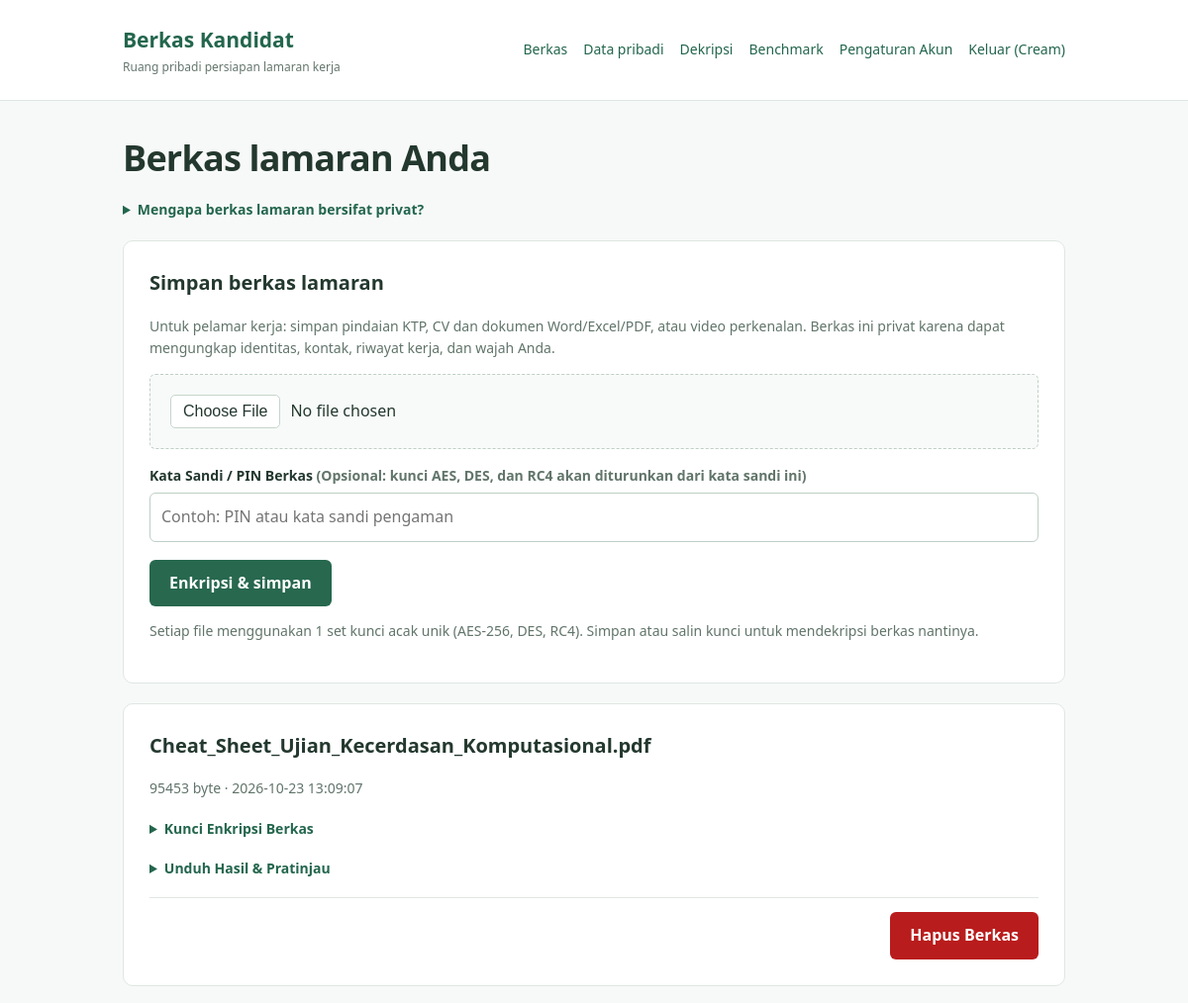
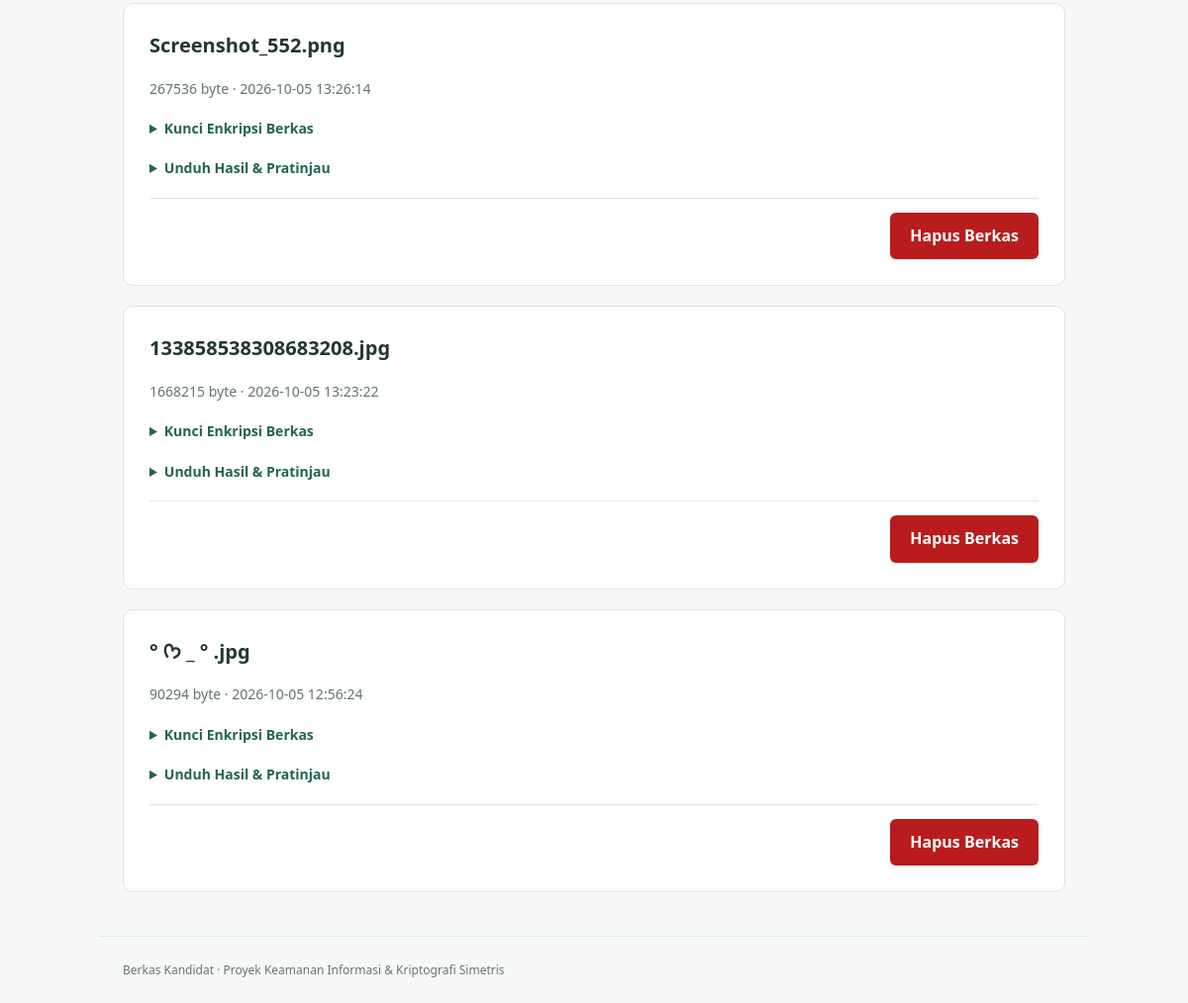
/files (signed in), run on the app's committed database (2 pictures, top to bottom).
### tables this page shows
CREATE TABLE files (
    id INTEGER PRIMARY KEY AUTOINCREMENT,
    user_id INTEGER NOT NULL,
    original_name TEXT NOT NULL,
    mime_type TEXT,
    aes_path TEXT NOT NULL,
    des_path TEXT NOT NULL,
    rc4_path TEXT NOT NULL,
    aes_iv BLOB NOT NULL,
    des_iv BLOB NOT NULL,
    original_size INTEGER NOT NULL,
    created_at TIMESTAMP DEFAULT CURRENT_TIMESTAMP, aes_key BLOB, des_key BLOB, rc4_key BLOB, passphrase_salt BLOB,
    FOREIGN KEY(user_id) REFERENCES users(id)
);

### app/routes.py (the view)
@bp.route("/files")
def files_page():
    if not logged_in():
        return redirect(url_for("main.login"))
    if is_hrd():
        return redirect(url_for("main.hrd_dashboard"))
    db = get_db()
    try:
        files = db.execute(
            "SELECT * FROM files WHERE user_id = ? ORDER BY created_at DESC, id DESC",
            (current_user_id(),)
        ).fetchall()
    finally:
        db.close()
    response = current_app.make_response(render_template("files.html", files=files))
    response.headers["Cache-Control"] = "no-store"
    return response

### app/db.py (called while the page is built)
def get_db():
    db = sqlite3.connect(current_app.config["DATABASE"])
    db.row_factory = sqlite3.Row
    return db

### app/routes.py (called while the page is built)
@bp.app_template_filter("hex")
def hex_filter(value):
    if isinstance(value, (bytes, bytearray)):
        return value.hex()
    if isinstance(value, str):
        return value
    return ""

def logged_in():
    return "user_id" in session

def current_user_id():
    return session.get("user_id")

def current_user_role():
    return session.get("role", "candidate")

def is_hrd():
    return logged_in() and current_user_role() == "hrd"

@bp.app_context_processor
def app_context_data():
    return {
        "developer_enabled": is_developer(),
        "is_hrd": is_hrd(),
        "user_role": current_user_role(),
    }

def is_developer():
    allowed = current_app.config.get("DEVELOPER_USERNAMES", ())
    return logged_in() and session.get("username") in allowed

### app/templates/files.html (shortened to what this page needs)
{% extends "base.html" %}
{% block content %}
  <h1>Berkas lamaran Anda</h1>
  <details class="privacy"><summary>Mengapa berkas lamaran bersifat privat?</summary></details>
  <section class="panel">
    <h2>Simpan berkas lamaran</h2><p class="note">Untuk pelamar kerja: simpan pindaian KTP, CV dan dokumen Word/Excel/PDF, atau video perkenalan. Berkas ini privat karena dapat mengungkap identitas, kontak, riwayat kerja, dan wajah Anda.</p>
    <form action="{{ url_for('main.upload') }}" method="post" enctype="multipart/form-data">
      <input type="file" name="file" required aria-label="Pilih file untuk dienkripsi" accept=".png,.jpg,.jpeg,.webp,.pdf,.doc,.docx,.xls,.xlsx,.mp4,.avi,.mov,.mkv,.webm">
      <label for="passphrase">Kata Sandi / PIN Berkas <span class="note">(Opsional: kunci AES, DES, dan RC4 akan diturunkan dari kata sandi ini)</span></label>
      <input id="passphrase" name="passphrase" type="password" placeholder="Contoh: PIN atau kata sandi pengaman" autocomplete="new-password">
      <button type="submit">Enkripsi & simpan</button>
    </form>
    <p class="note">Setiap file menggunakan 1 set kunci acak unik (AES-256, DES, RC4). Simpan atau salin kunci untuk mendekripsi berkas nantinya.</p>
  </section>
  {% for file in files %}
  {% set extension = file['original_name'].rsplit('.', 1)[-1]|lower %}
  {% set is_image = extension in ['png', 'jpg', 'jpeg', 'webp'] %}
  <article>
    <h2>{{ file['original_name'] }}</h2><p class="note">{{ file['original_size'] }} byte · {{ file['created_at'] }}</p>
    <details class="file-keys">
      <summary>Kunci Enkripsi Berkas</summary>
    </details>
    <details class="file-downloads">
      <summary>Unduh Hasil & Pratinjau</summary>
    </details>
    <div class="file-card-actions">
      <form action="{{ url_for('main.delete_file', file_id=file['id']) }}" method="post" onsubmit="return confirm('Apakah Anda yakin ingin menghapus berkas &quot;{{ file['original_name'] }}&quot; secara permanen dari server?');">
        <button type="submit" class="btn-danger">Hapus Berkas</button>
      </form>
    </div>
  </article>
  {% else %}<p>Belum ada file. Unggah file untuk mulai mengenkripsi.</p>{% endfor %}
{% endblock %}

### app/static/style.css (style rules this page uses)
* { box-sizing:border-box }
body { margin:0;font:16px/1.6 "Segoe UI",system-ui,sans-serif;background:#f7f9f8;color:#23382e }
h1 { font-size:clamp(27px,5vw,36px);line-height:1.2;letter-spacing:-.8px;margin:0 0 20px }
h2 { font-size:20px;margin-top:0 }
h2,h3 { overflow-wrap:anywhere }
.card,.panel,article { background:#fff;padding:26px;border:1px solid #dfe7e2;border-radius:10px;margin:20px 0 }
.note { color:#61756a;font-size:14px }
label { display:block;font-size:14px;font-weight:600;margin:16px 0 6px }
input,textarea { font:inherit;width:100%;padding:11px;border:1px solid #bfcfc5;border-radius:6px;background:white;color:inherit }
input[type=file] { padding:20px;border-style:dashed;background:#f8faf9 }
button { font:inherit;font-weight:600;border:0;border-radius:6px;background:#27684f;color:white;padding:11px 20px;margin-top:18px;cursor:pointer }
details { margin-top:18px }
summary { cursor:pointer;color:#23664d;font-size:14px;font-weight:600 }
.btn-danger, button.btn-danger { background: #b91c1c; color: white; }
.file-card-actions { margin-top: 18px; border-top: 1px solid #e0e8e3; padding-top: 14px; display: flex; justify-content: flex-end; }
.file-card-actions button { margin-top: 0; }

### data on the page
files: original_name "Cheat_Sheet_Ujian_Kecerdasan_Komputasional.pdf", original_size "95453", created_at "2026-10-23 13:09:07"
files: original_name "Screenshot_552.png", original_size "267536", created_at "2026-10-05 13:26:14"
files: original_name "133858538308683208.jpg", original_size "1668215", created_at "2026-10-05 13:23:22"
files: original_name "° ᡣ𐭩 _ ° .jpg", original_size "90294", created_at "2026-10-05 12:56:24"

### other printed values
{{ session.get('username') }} "Cream"
